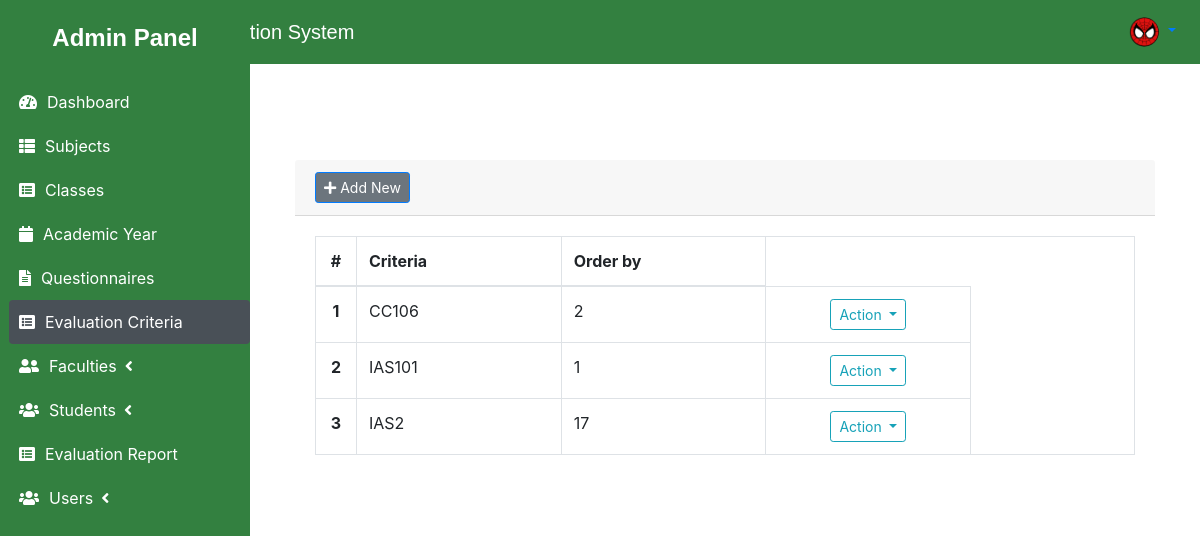
Screenshot of /criteria (signed in) with the database file from the repository.
### tables this page shows
CREATE TABLE criteria_list (
    id INTEGER PRIMARY KEY AUTOINCREMENT ,
    criteria text NOT NULL,
    order_by INTEGER NOT NULL
);

### main.py (the view)
@app.route('/criteria')
def criteria_list():
    conn = get_db_connection()
    criterias = conn.execute("SELECT id, criteria, order_by FROM criteria_list").fetchall()
    conn.close()
    return render_template('admin/criteria_list.html', criterias=criterias, avatar_path=session.get('avatar_path'))

### main.py (called while the page is built)
def get_db_connection():
    conn = sqlite3.connect('database.db')
    conn.row_factory = sqlite3.Row
    return conn

### templates/admin/criteria_list.html (shortened to what this page needs)
{% extends "admin/layout.html" %}
{% block content %}
<div class="container mt-5">
    <div class="col-lg-12">
        <div class="card card-outline card-primary">
            <div class="card-header">
                <div class="card-tools">
                    <a class="btn btn-secondary btn-sm btn-default btn-flat border-primary" href="{{ url_for('new_criteria') }}">
                        <i class="fa fa-plus"></i> Add New
                    </a>
                </div>
            </div>
            <div class="card-body">
                <table class="table table-hover table-bordered">
                    <colgroup>
                        <col width="5%">
                        <col width="25%">
                        <col width="25%">
                        <col width="25%">
                        <col width="20%">
                    </colgroup>
                    <thead>
                        <tr>
                            <th class="text-center">#</th>
                            <th>Criteria</th>
                            <th>Order by</th>
                        </tr>
                    </thead>
                    <tbody>
                        {% for criteria in criterias %}
                        <tr>
                            <th class="text-center">{{ loop.index }}</th>
                            <td>{{ criteria.criteria }}</td>
                            <td>{{ criteria.order_by }}</td>
                            <td class="text-center">
                                <div class="btn-group">
                                    <button type="button" class="btn btn-default btn-sm btn-flat border-info wave-effect text-info dropdown-toggle" data-toggle="dropdown" aria-expanded="false">
                                        Action
                                    </button>
                                </div>
                            </td>
                        </tr>
                        {% endfor %}
                    </tbody>
                </table>
            </div>
        </div>
    </div>
</div>
{% endblock %}

### static/css/styles.css (style rules this page uses)
.card { background-color: #ffffff; border: none; border-radius: 10px; }

### rows the page displays
criteria_list: criteria "CC106", order_by "2"
criteria_list: criteria "IAS101", order_by "1"
criteria_list: criteria "IAS2", order_by "17"
